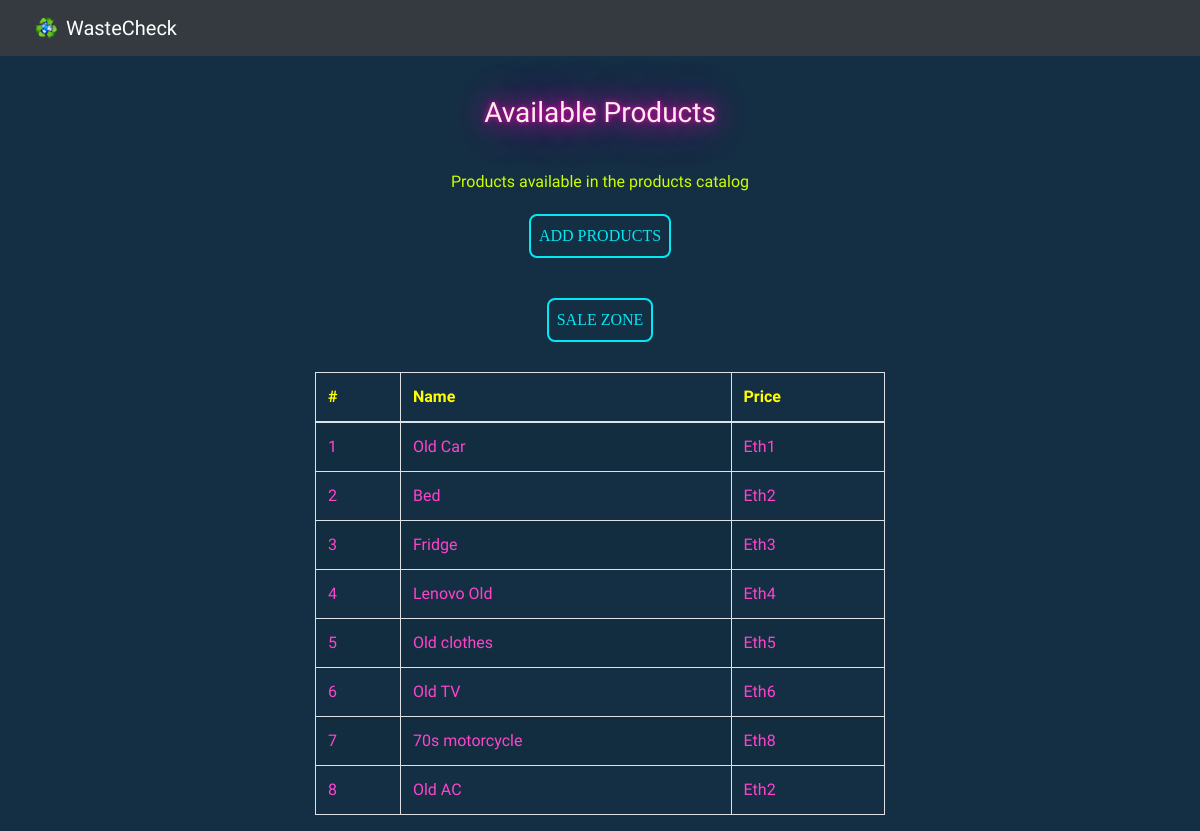
/admin, run on an earlier commit of the app's database.
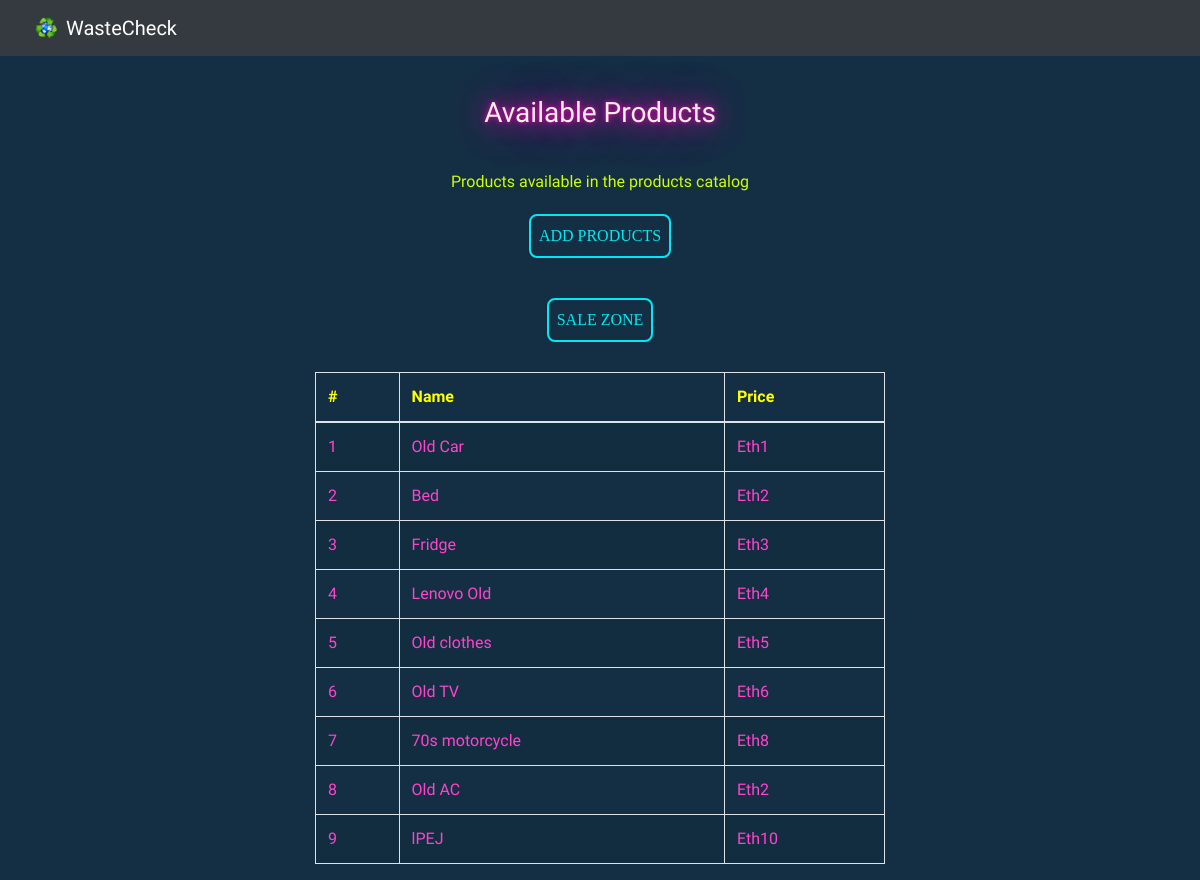
And on a later commit of the database.
### app.py (models this page shows)
class Product(db.Model):
    id = db.Column(db.Integer, primary_key=True)
    name = db.Column(db.String(50), unique=True)
    price = db.Column(db.Integer) #in cents
    accid = db.Column(db.String(50))
    description = db.Column(db.String(500))
    image = db.Column(db.String(100))

### app.py (the view)
@app.route('/admin', methods=['GET'])
def admin():
    products = Product.query.all()
    return render_template('admin/index.html', products=products)

### templates/admin/index.html (shortened to what this page needs)
<!DOCTYPE html>
<html lang="en">
<head>
    <link rel="stylesheet" href="https://maxcdn.bootstrapcdn.com/bootstrap/4.5.2/css/bootstrap.min.css">
    <link rel= "stylesheet" type= "text/css" href= "{{ url_for('static',filename='css/style.css') }}"/>
    <link rel= "stylesheet" type= "text/css" href= "{{ url_for('static',filename='css/responsive.css') }}"/>
</head>
<body>
    <nav class="navbar navbar-dark bg-dark" id="nav-title">
        <div class="container-fluid">
          <a class="navbar-brand" href="../">
            <img src="/static/img/logo.png" alt="" width="30" height="24" class="d-inline-block align-text-top" >
            WasteCheck
          </a>
        </div>
      </nav>
<div class="admin">
    <div class="col-lg-6 pad">
        <div class="panel panel-default">
            <div class="panel-heading">
                <h3 class="panel-title" href='try'>Available Products</h3>
            </div>
            <div class="panel-body">
                Products available in the products catalog
                <a href="admin/add" class="know-more" id="dashboard">ADD PRODUCTS</a>
                <a href="try" class="know-more" id="dashboard">SALE ZONE</a>
            </div>
            <div class="table-responsive">
                <table class="table table-striped table-bordered">
                    <thead>
                        <tr class="table-heading">
                            <th>#</th><th>Name</th><th>Price</th>
                        </tr>
                    </thead>
                    <tbody>
                        {% for product in products %}
                        <tr>
                            <td>{{ product.id }}</td>
                            <td>{{ product.name }}</td>
                            <td>Eth{{ product.price}}</td>
                        </tr>
                        {% endfor %}
                    </tbody>
                </table>
            </div>
        </div>
    </div>
</div>
</body>
</html>

### static/css/style.css (style rules this page uses)
* { margin: 0; padding: 0; font-family: 'Mochiy Pop P One', sans-serif; box-sizing: border-box; }
body { background-color: rgb(20, 47, 67); }
#nav-title { color:#ccff00; }
.know-more { font-family: 'consolas'; margin:10px 0; text-decoration: none; color:#03e9f4; transition: 0.5s; padding:8px; border:2px solid #03e9f4; border-radius: 8px; }
.container-fluid { color:white; font-family: 'Lucida Sans', 'Lucida Sans Regular', 'Lucida Grande', 'Lucida Sans Unicode', Geneva, Verdana, sans-serif; }
#dashboard { text-decoration: none; margin:20px 0; }
.panel-title { color: rgb(255, 237, 237); text-shadow: 0 0 5px #f403b8, 0 0 25px #f403b8, 0 0 50px #f403b8; margin: 40px 0; text-align: center; }
.admin { display:flex; flex-direction: column; justify-content: center; align-items: center; }
.panel-body { color:#ccff00; text-align: center; margin:10px 0; display: flex; flex-direction: column; justify-content: center; align-items: center; }
.table { color:#ff44cc }
.table-heading { color:yellow; }

What changed in the data, as far as the page shows it:
added Product: id "9", name "lPEJ", price "10"
